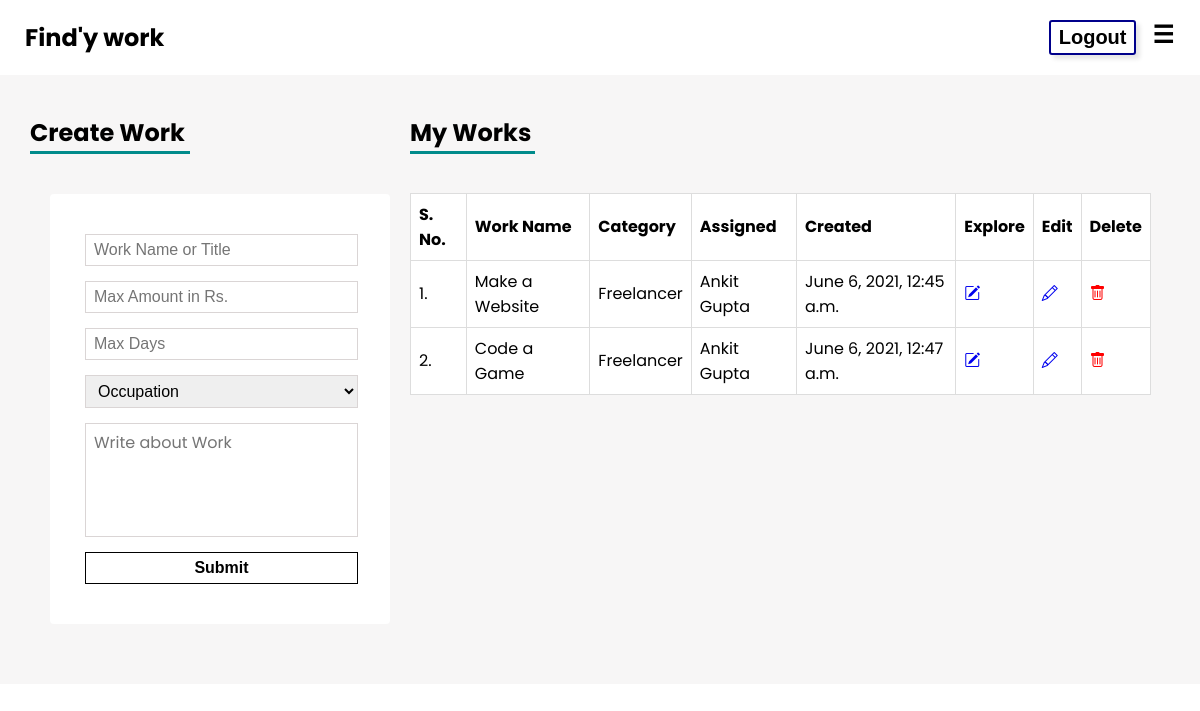
Page /myworks/ (signed in) on the earlier database version.
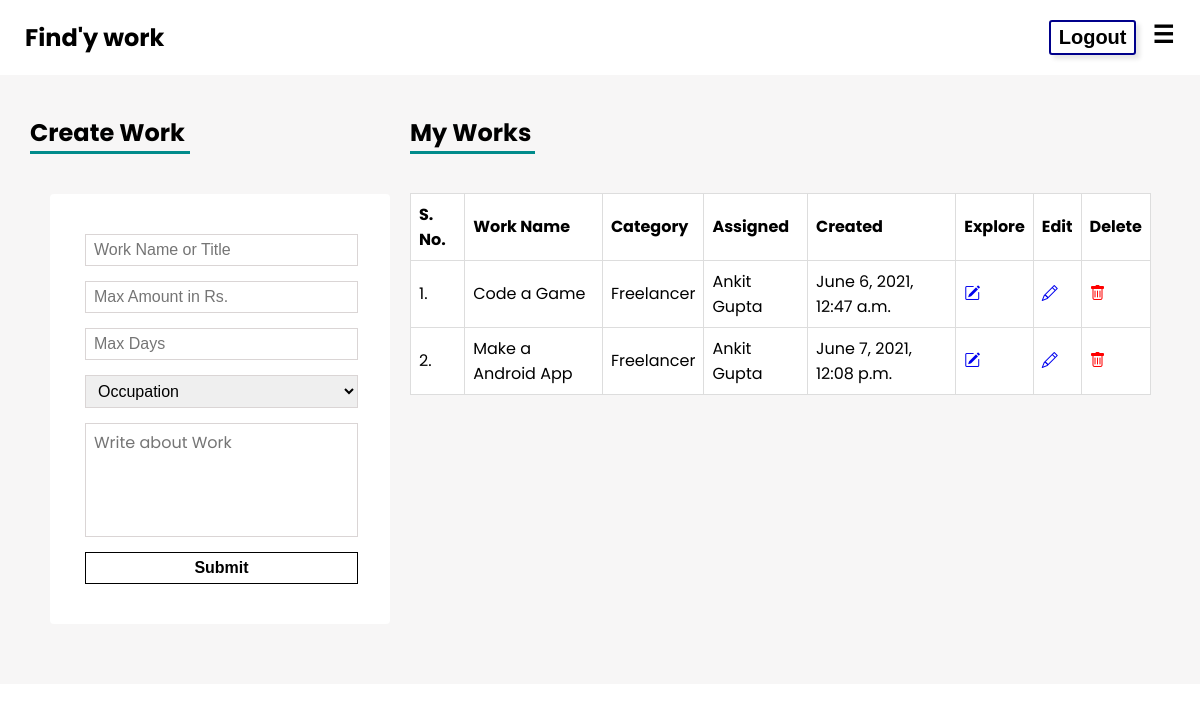
Same page on the later database version.
### app/models.py (models this page shows)
class Work(models.Model):
    title = models.CharField(max_length = 100)
    description = models.TextField()
    category = models.CharField(max_length=40)
    maxamount = models.CharField(max_length=40)
    maxdays = models.CharField(max_length=40)
    date = models.DateTimeField(default=datetime.now(),blank=True)
    creator = models.ForeignKey(UserProfile ,on_delete = models.CASCADE)

### app/views.py (the view)
# urls.py: path('myworks/',myworks , name = "myworks"),
def myworks(request):
    option = checksession(request)
    user = User.objects.get(username=request.session['username'])
    data = UserProfile.objects.get(username=user)
    if request.method == 'POST':
        title = request.POST.get('work_name')
        amount = request.POST.get('amount', None)
        days = request.POST.get('days', None)
        category = request.POST.get('occupation')
        description = request.POST.get('description')
        print(title, amount, days, category, description)
        randomlist = []
        for i in range(0, 6):
            n = random.randint(0, 9)
            randomlist.append(str(n))
        id = ''.join(randomlist)
        newWork = Work.objects.create(id=id, title=title, maxamount=amount,
                                      maxdays=days, category=category, description=description, creator=data)
        newWork.save()
        return redirect('myworks')
    else:
        try:
            if option and data:
                print(user)
                works = Work.objects.filter(creator=data)
                print(works)
                return render(request, 'app/user/myworks.html', {'option': option, 'works': works})
        except:
            return HttpResponse('Error 404')

### app/views.py (called while the page is built)
def checksession(request):
    if request.session.has_key('username'):
        option = True
    else:
        option = False
    return option

### templates/app/user/myworks.html (shortened to what this page needs)
{% extends 'base.html' %}{% load static %} {% block head %}
<link rel="stylesheet" href="{% static 'works.css' %}" />
{% endblock %} {% block body %}
<div class="container__work">
  <div class="child">
    <h2>Create Work</h2>
    <div class="line" style="width: 160px; margin: -19px 0px 4px 0px"></div>
    <form action="{% url 'myworks' %}" method="POST" class="form__work">
      <input type="text" placeholder="Work Name or Title" name="work_name"  required />
      <input type="number" placeholder="Max Amount in Rs." name="amount"  required/>
      <input type="number" placeholder="Max Days " name="days" required/>
      <select name="occupation" class="show_item_one" required>
        <option value="-1" default>Occupation</option>
      </select>
      <textarea
        name="description"
        id="description"
        placeholder="Write about Work"
        rows="4" required
      ></textarea>
      <input type="submit" value="Submit" name="Submit" class="btn" />
    </form>
  </div>
  <div class="child">
    <h2>My Works</h2>
    <div class="line" style="width: 125px; margin: -19px 0px 4px 0px"></div>
    <div style="overflow-x: auto">
      <table>
        <tr>
          <th>S. No.</th>
          <th>Work Name</th>
          <th>Category</th>
          <th>Assigned</th>
          <th>Created</th>
          <th>Explore</th>
          <th>Edit</th>
          <th>Delete</th>
        </tr>
        {% for item in works %}
        <tr>
          <td>{{forloop.counter}}.</td>
          <td>{{item.title}}</td>
          <td>{{item.category}}</td>
          <td>Ankit Gupta</td>
          <td>{{item.date}}</td>
          <td>
            <a href="{% url 'workBids' id=item.id %}"><i class="bi bi-pencil-square"></i></a>
          </td>
          <td>
            <a href="{% url 'workEdit' id=item.id %}"><i class="bi bi-pencil"></i></a>
          </td>
          <td>
            <a href="{% url 'workDelete' id=item.id %}" style="color: red"
              ><i class="bi bi-trash"></i
            ></a>
          </td>
        </tr>
        {% endfor %}
      </table>
    </div>
  </div>
</div>
{% endblock %}

Differences in the rows shown:
removed Work: title "Make a Website", category "Freelancer", date "June 6, 2021, 12:45 a.m."
added Work: title "Make a Android App", category "Freelancer", date "June 7, 2021, 12:08 p.m."
